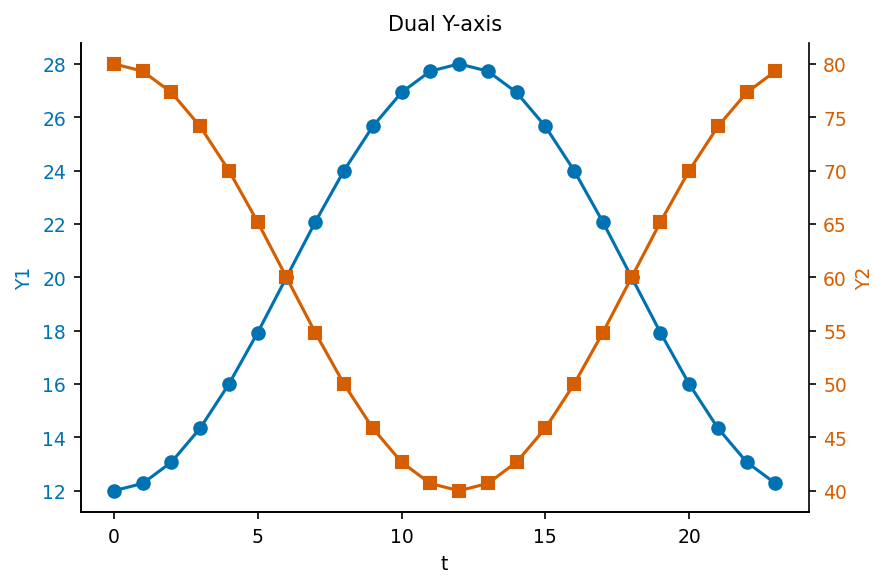

This chart was generated by the following Python code:
"""dual_yaxis: 双 Y 轴对比（两个量纲不同的量）."""
import sys, os; sys.path.insert(0, os.path.join(os.path.dirname(os.path.abspath(__file__)), '..', '..', '_utils', 'python'))
import numpy as np
import matplotlib.pyplot as plt
from theme import apply_theme
from palette import cycle

def make_figure(t=None, y1=None, y2=None, l1='Y1', l2='Y2', title='Dual Y-axis'):
    apply_theme()
    if t is None:
        t = np.arange(24)
        y1 = 20 + 8*np.sin((t-6)*np.pi/12)
        y2 = 60 - 20*np.sin((t-6)*np.pi/12)
    fig, ax1 = plt.subplots()
    ax1.plot(t, y1, '-o', color=cycle(0))
    ax1.set_ylabel(l1, color=cycle(0))
    ax1.tick_params(axis='y', labelcolor=cycle(0))
    ax2 = ax1.twinx()
    ax2.plot(t, y2, '-s', color=cycle(1))
    ax2.set_ylabel(l2, color=cycle(1))
    ax2.tick_params(axis='y', labelcolor=cycle(1))
    ax2.spines['right'].set_visible(True)
    ax1.set_xlabel('t'); ax1.set_title(title)
    fig.tight_layout()
    return fig

if __name__ == '__main__':
    fig = make_figure()
    fig.savefig(__file__.replace('.py', '.png'), dpi=150)
